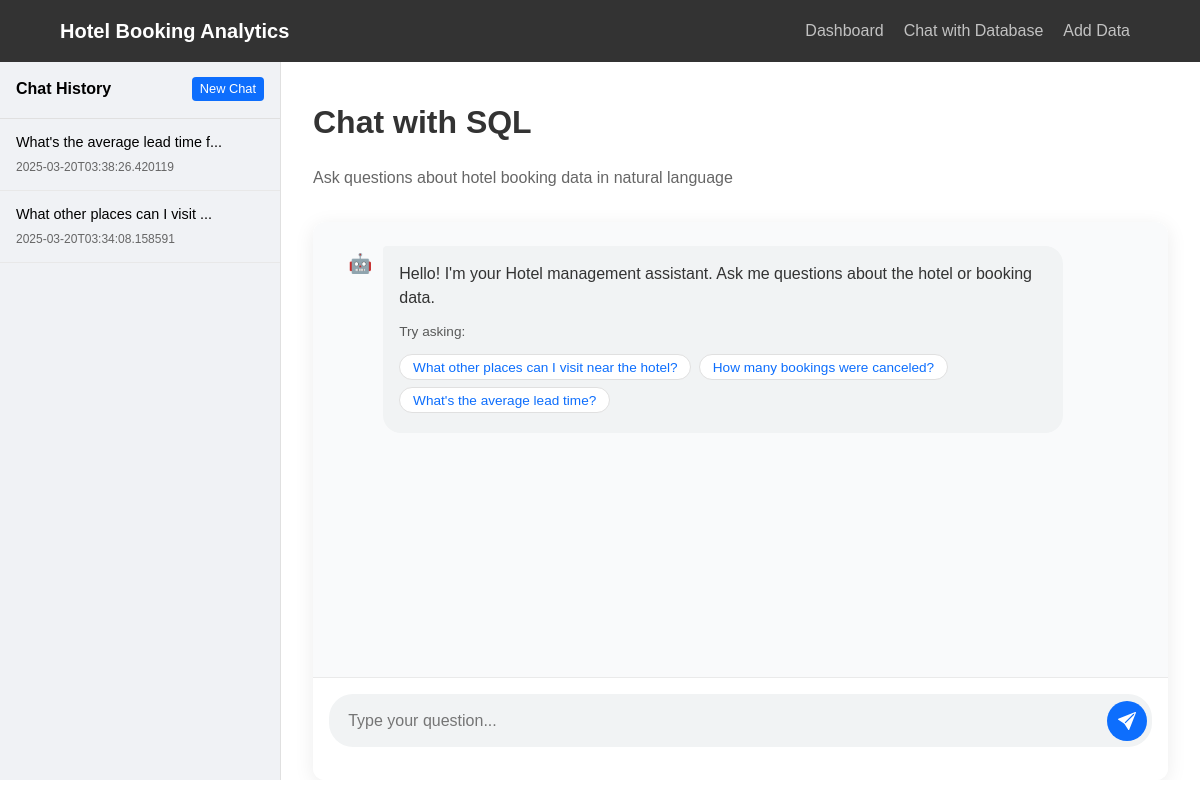
The app's page /chat/, older data.
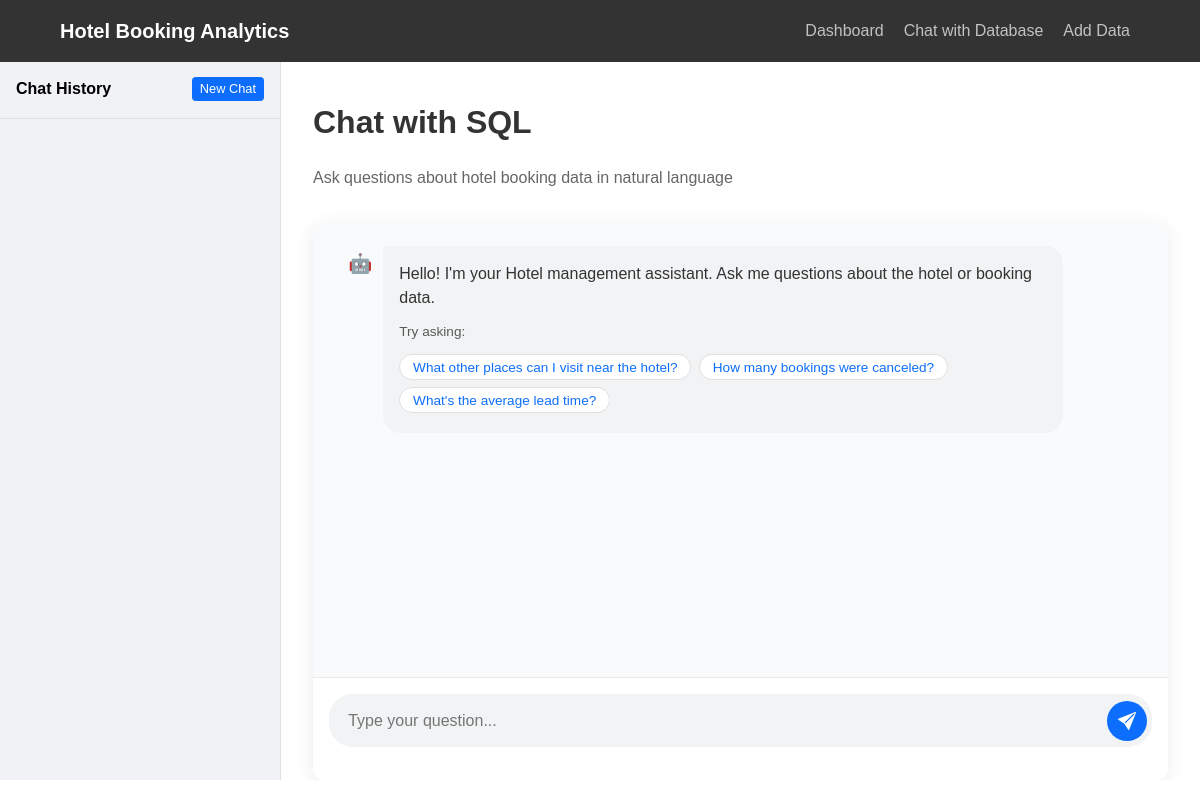
The same page, newer data.
### models/chat.py (models this page shows, shortened)
class ChatHistory(ChatBase):
    __tablename__ = "chat_histories"
    id = Column(Integer, primary_key=True, index=True)
    title = Column(String, index=True)
    created_at = Column(DateTime, default=datetime.utcnow)
    messages = Column(Text)

### routes/chat.py (the view)
@router.get("/", response_class=HTMLResponse)
async def chat_page(request: Request, chat_db: Session = Depends(get_chat_db)):
    histories = get_all_chat_histories(chat_db)
    return templates.TemplateResponse("chat.html", {
        "request": request,
        "histories": histories
    })

### templates/chat.html (shortened to what this page needs)
{% extends "base.html" %}
{% block css %}
<link rel="stylesheet" href="{{ url_for('static', path='css/chat.css') }}">
{% endblock %}
{% block content %}
<div class="chat-container">
    <div class="chat-sidebar" id="chatSidebar">
        <div class="sidebar-header">
            <span>Chat History</span>
            <button class="new-chat-btn" id="newChatBtn">New Chat</button>
        </div>
        <div class="history-list" id="historyList">
            {% for history in histories %}
            <div class="history-item" data-id="{{ history.id }}">
                <div class="history-title">{{ history.title }}</div>
                <div class="history-date">{{ history.created_at }}</div>
            </div>
            {% endfor %}
        </div>
    </div>
    <div class="chat-main">
        <div class="chat-page">
            <div class="chat-header">
                <h1>Chat with SQL</h1>
                <p class="chat-description">Ask questions about hotel booking data in natural language</p>
            </div>
            <div class="chat-interface">
                <div class="chat-messages" id="chatMessages">
                    <div class="message-container">
                        <div class="bot-message">
                            <div class="message-avatar">🤖</div>
                            <div class="message-content">
                                <p>Hello! I'm your Hotel management assistant. Ask me questions about the hotel or
                                    booking data.</p>
                                <div class="message-examples">
                                    <p>Try asking:</p>
                                    <button class="example-btn"
                                        data-query="What other places can I visit near the hotel?">What other places can
                                        I visit near the hotel?</button>
                                    <button class="example-btn" data-query="How many bookings were canceled?">How many
                                        bookings were canceled?</button>
                                    <button class="example-btn"
                                        data-query="What's the average lead time for bookings?">What's the average lead
                                        time?</button>
                                </div>
                            </div>
                        </div>
                    </div>
                </div>
                <div class="chat-input-container">
                    <div class="chat-input-wrapper">
                        <input type="text" id="userInput" placeholder="Type your question..." autocomplete="off">
                        <button id="sendButton">
                        </button>
                    </div>
                </div>
            </div>
        </div>
    </div>
</div>
{% endblock %}

### templates/base.html (shortened to what this page needs)
<!DOCTYPE html>
<html lang="en">
<head>
    <link rel="stylesheet" href="{{ url_for('static', path='css/base.css') }}">
    {% block css %}{% endblock %}
</head>
<body>
    <nav class="navbar">
        <div class="container">
            <a class="navbar-brand" href="/">Hotel Booking Analytics</a>
            <div>
                <ul class="navbar-nav">
                    <li class="nav-item">
                        <a class="nav-link" href="/">Dashboard</a>
                    </li>
                    <li class="nav-item">
                        <a class="nav-link" href="/chat">Chat with Database</a>
                    </li>
                    <li class="nav-item">
                        <a class="nav-link" href="/data-entry">Add Data</a>
                    </li>
                </ul>
            </div>
        </div>
    </nav>
    <div class="container mt-4">
        {% block content %}{% endblock %}
    </div>
</body>
</html>

### static/css/base.css (style rules this page uses)
body, html { margin: 0; padding: 0; font-family: Arial, sans-serif; line-height: 1.6; }
.navbar { background-color: #333; color: white; position: fixed; top: 0; width: 100%; z-index: 1000; }
.container { width: 90%; max-width: 1200px; margin: 0 auto; padding: 0 15px; }
.navbar .container { display: flex; justify-content: space-between; align-items: center; }
.navbar-brand { display: inline-block; padding: 15px 0; font-size: 1.25rem; font-weight: bold; color: white; text-decoration: none; }
.navbar-nav { display: flex; list-style: none; margin: 0; padding: 0; }
.nav-item { margin: 0 10px; }
.nav-link { display: block; padding: 15px 0; color: rgba(255,255,255,0.7); text-decoration: none; }
body { padding-top: 70px; }
.mt-4 { margin-top: 1.5rem; }

### static/css/chat.css (style rules this page uses)
.chat-page { display: flex; flex-direction: column; height: 100%; margin: 0; padding: 0 2rem; flex-grow: 1; }
.chat-header { padding: 1rem 0; }
.chat-header h1 { margin-bottom: 0.5rem; font-size: 2rem; font-weight: 600; color: #333; }
.chat-description { color: #666; margin-bottom: 1rem; }
.chat-interface { display: flex; flex-direction: column; flex-grow: 1; border-radius: 12px; overflow: hidden; box-shadow: 0 4px 20px rgba(0, 0, 0, 0.08); background-color: #fff; }
.chat-messages { flex-grow: 1; overflow-y: auto; padding: 1.5rem; background-color: #f9fafb; border-top-left-radius: 12px; border-top-right-radius: 12px; }
.message-container { margin-bottom: 1rem; }
.user-message, .bot-message { display: flex; margin-bottom: 1rem; padding: 0; max-width: 90%; }
.message-avatar { width: 36px; height: 36px; border-radius: 50%; display: flex; align-items: center; justify-content: center; font-size: 1.2rem; margin: 0 0.5rem; }
.message-content { padding: 1rem; border-radius: 18px; }
.bot-message .message-content { background-color: #f1f3f4; color: #333; border-top-left-radius: 4px; }
.message-content p { margin: 0; line-height: 1.5; }
.message-examples { margin-top: 0.75rem; }
.message-examples p { font-size: 0.85rem; margin-bottom: 0.5rem; opacity: 0.8; }
.example-btn { background-color: #ffffff; color: #0d6efd; border: 1px solid #e0e0e0; border-radius: 16px; padding: 0.3rem 0.8rem; margin: 0.2rem 0.2rem 0.2rem 0; font-size: 0.85rem; cursor: pointer; transition: all 0.2s ease; }
.chat-input-container { padding: 1rem; background-color: #ffffff; border-top: 1px solid #eaeaea; }
.chat-input-wrapper { display: flex; align-items: center; background-color: #f1f3f4; border-radius: 24px; padding: 0.3rem 0.3rem 0.3rem 1.2rem; }
.chat-input-wrapper input { flex-grow: 1; border: none; outline: none; background-color: transparent; padding: 0.8rem 0; font-size: 1rem; }
.chat-input-wrapper button { background-color: #0d6efd; color: white; border: none; border-radius: 50%; width: 40px; height: 40px; display: flex; align-items: center; justify-content: center; cursor: pointer; transition: all 0.2s ease; }
.chat-input-wrapper button svg { width: 18px; height: 18px; }
.chat-container { display: flex; width: 100%; height: calc(100vh - 80px); margin: 0; position: fixed; top: 60px; left: 0; overflow: hidden; }
.chat-sidebar { width: 280px; min-width: 280px; max-width: 280px; background-color: #f0f2f5; border-right: 1px solid #e0e0e0; display: flex; flex-direction: column; height: 100%; overflow: hidden; }
.history-list { flex-grow: 1; overflow-y: auto; height: calc(100% - 50px); }
.chat-main { flex: 1; display: flex; flex-direction: column; height: 100%; overflow: hidden; }
.chat-page { display: flex; flex-direction: column; height: 100%; margin: 0; padding: 0 2rem; flex-grow: 1; overflow: hidden; }
.chat-messages { flex-grow: 1; overflow-y: auto; height: calc(100% - 180px); padding: 1.5rem; background-color: #f9fafb; border-top-left-radius: 12px; border-top-right-radius: 12px; }
.chat-input-container { padding: 1rem; background-color: #ffffff; border-top: 1px solid #eaeaea; min-height: 70px; }
.sidebar-header { padding: 1rem; border-bottom: 1px solid #e0e0e0; font-weight: 600; display: flex; justify-content: space-between; align-items: center; }
.new-chat-btn { background-color: #0d6efd; color: white; border: none; border-radius: 4px; padding: 0.3rem 0.5rem; font-size: 0.8rem; cursor: pointer; }
.history-list { flex-grow: 1; overflow-y: auto; }
.chat-main { flex-grow: 1; display: flex; flex-direction: column; }

Row changes from the older to the newer data that the page shows:
removed ChatHistory: title "What's the average lead time f...", created_at "2025-03-20T03:38:26.420119"
removed ChatHistory: title "What other places can I visit ...", created_at "2025-03-20T03:34:08.158591"
